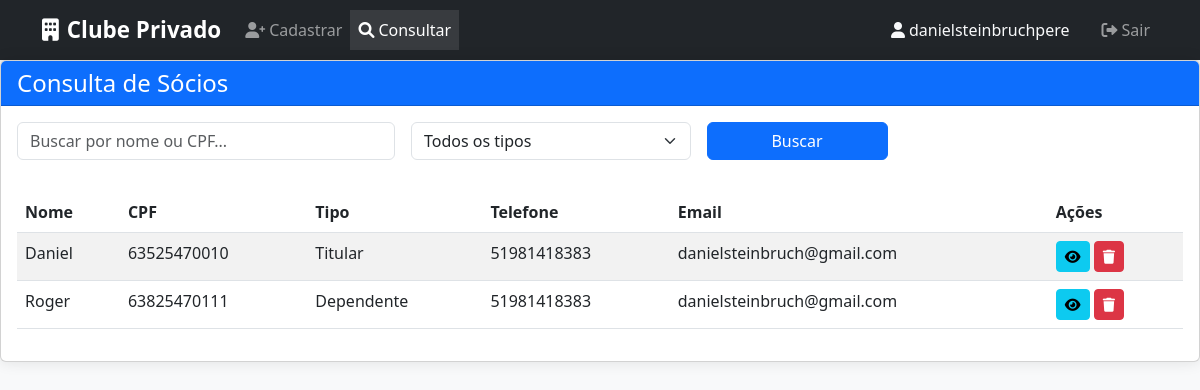
Page /consulta/ (signed in) on the committed database.
### home/models.py (models this page shows, shortened)
class Socio(models.Model):
    TIPO_SOCIO_CHOICES = [
        ('titular', 'Titular'),
        ('dependente', 'Dependente'),
        ('convidado', 'Convidado'),
    ]
    nome = models.CharField(max_length=200)
    cpf = models.CharField(max_length=14, unique=True)
    email = models.EmailField()
    telefone = models.CharField(max_length=15)
    data_nascimento = models.DateField()
    tipo_socio = models.CharField(max_length=20, choices=TIPO_SOCIO_CHOICES)
    endereco = models.TextField()
    created_at = models.DateTimeField(auto_now_add=True)
    updated_at = models.DateTimeField(auto_now=True)
    class Meta:
        ordering = ['nome']

### home/views.py (the view)
# urls.py: path('consulta/', views.consulta, name='consulta'),
@login_required(login_url='login')
def consulta(request):
    search_query = request.GET.get('search', '')
    tipo_filter = request.GET.get('tipo', '')
    socios = Socio.objects.all()
    if search_query:
        socios = socios.filter(
            Q(nome__icontains=search_query) |
            Q(cpf__icontains=search_query)
        )
    if tipo_filter:
        socios = socios.filter(tipo_socio=tipo_filter)
    paginator = Paginator(socios, 10)  # 10 items per page
    page = request.GET.get('page')
    socios = paginator.get_page(page)
    return render(request, 'consulta.html', {'socios': socios})

### home/templates/consulta.html (shortened to what this page needs)
{% extends 'base.html' %}
{% block content %}
<div class="card">
    <div class="card-header bg-primary text-white d-flex justify-content-between align-items-center">
        <h4 class="mb-0">Consulta de Sócios</h4>
    </div>
    <div class="card-body">
        <div class="search-box">
            <form method="get" class="row g-3">
                <div class="col-md-4">
                    <input type="text" class="form-control" name="search" placeholder="Buscar por nome ou CPF..."
                           value="{{ request.GET.search }}">
                </div>
                <div class="col-md-3">
                    <select class="form-select" name="tipo">
                        <option value="">Todos os tipos</option>
                    </select>
                </div>
                <div class="col-md-2">
                    <button type="submit" class="btn btn-primary w-100">Buscar</button>
                </div>
            </form>
        </div>
        <div class="table-responsive">
            <table class="table table-striped table-hover">
                <thead>
                    <tr>
                        <th>Nome</th>
                        <th>CPF</th>
                        <th>Tipo</th>
                        <th>Telefone</th>
                        <th>Email</th>
                        <th>Ações</th>
                    </tr>
                </thead>
                <tbody>
                    {% for socio in socios %}
                    <tr>
                        <td>{{ socio.nome }}</td>
                        <td>{{ socio.cpf }}</td>
                        <td>{{ socio.get_tipo_socio_display }}</td>
                        <td>{{ socio.telefone }}</td>
                        <td>{{ socio.email }}</td>
                        <td>
                            <button type="button" class="btn btn-sm btn-info" data-bs-toggle="modal"
                                    data-bs-target="#detalhesModal{{ socio.id }}">
                                <i class="fas fa-eye"></i>
                            </button>
                            <button type="button" class="btn btn-sm btn-danger" data-bs-toggle="modal"
                                    data-bs-target="#deleteModal{{ socio.id }}">
                                <i class="fas fa-trash"></i>
                            </button>
                        </td>
                    </tr>
                    {% empty %}
                    <tr>
                        <td colspan="6" class="text-center">Nenhum sócio encontrado.</td>
                    </tr>
                    {% endfor %}
                </tbody>
            </table>
        </div>
    </div>
</div>
{% endblock %}

### home/templates/base.html (shortened to what this page needs)
<!DOCTYPE html>
<html lang="pt-BR">
<head>
    <link href="https://cdn.jsdelivr.net/npm/bootstrap@5.3.0/dist/css/bootstrap.min.css" rel="stylesheet">
    <link href="https://cdnjs.cloudflare.com/ajax/libs/font-awesome/6.0.0/css/all.min.css" rel="stylesheet">
</head>
<body>
    {% if user.is_authenticated and request.path != '/' %}
    <nav class="navbar navbar-expand-lg navbar-dark bg-dark">
        <div class="container">
            <a class="navbar-brand" href="{% url 'index' %}">
                <i class="fas fa-building me-2"></i>Clube Privado
            </a>
            <div class="collapse navbar-collapse" id="navbarNav">
                <ul class="navbar-nav">
                    <li class="nav-item">
                        <a class="nav-link {% if request.resolver_match.url_name == 'cadastro' %}active{% endif %}"
                           href="{% url 'cadastro' %}">
                           <i class="fas fa-user-plus me-1"></i>Cadastrar
                        </a>
                    </li>
                    <li class="nav-item">
                        <a class="nav-link {% if request.resolver_match.url_name == 'consulta' %}active{% endif %}"
                           href="{% url 'consulta' %}">
                           <i class="fas fa-search me-1"></i>Consultar
                        </a>
                    </li>
                </ul>
                <ul class="navbar-nav ms-auto">
                    <li class="nav-item">
                        <span class="nav-link text-light me-3">
                            <i class="fas fa-user me-1"></i>{{ user.username }}
                        </span>
                    </li>
                    <li class="nav-item">
                        <a class="nav-link" href="{% url 'logout' %}">
                            <i class="fas fa-sign-out-alt me-1"></i>Sair
                        </a>
                    </li>
                </ul>
            </div>
        </div>
    </nav>
    {% endif %}
    <div class="main-content">
        {% block content %}{% endblock %}
    </div>
</body>
</html>

### home/templates/base.html (style rules this page uses)
body { background-color: #f8f9fa; min-height: 100vh; display: flex; flex-direction: column; }
.card { box-shadow: 0 0 15px rgba(0,0,0,0.1); }
.nav-link.active { background-color: rgba(255,255,255,0.1) !important; }
.main-content { flex: 1; }
.navbar-brand { font-weight: bold; font-size: 1.4rem; }
.navbar { box-shadow: 0 2px 4px rgba(0,0,0,0.1); }

### home/templates/consulta.html (style rules this page uses)
.search-box { margin-bottom: 2rem; }

### rows in the picture
Socio: nome "Daniel", cpf "63525470010", tipo_socio "Titular", telefone "51981418383", email "danielsteinbruch@gmail.com"
Socio: nome "Roger", cpf "63825470111", tipo_socio "Dependente", telefone "51981418383", email "danielsteinbruch@gmail.com"

### other values in the picture
{{ user.username }} "danielsteinbruchpere"
